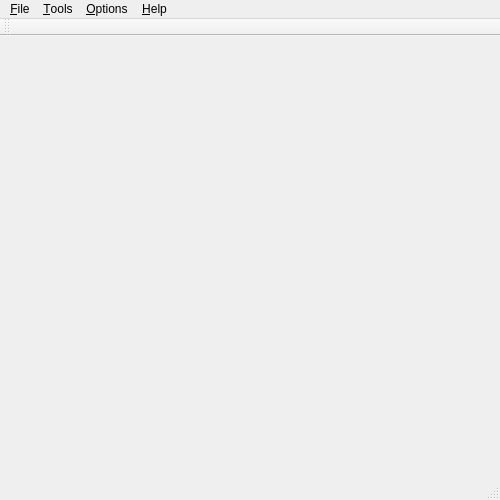
<?xml version="1.0" encoding="UTF-8"?>
<ui version="4.0">
 <class>MainWindow</class>
 <widget class="QMainWindow" name="MainWindow">
  <property name="geometry">
   <rect>
    <x>0</x>
    <y>0</y>
    <width>500</width>
    <height>500</height>
   </rect>
  </property>
  <property name="windowTitle">
   <string/>
  </property>
  <widget class="QWidget" name="centralWidget"/>
  <widget class="QMenuBar" name="menuBar">
   <property name="geometry">
    <rect>
     <x>0</x>
     <y>0</y>
     <width>500</width>
     <height>21</height>
    </rect>
   </property>
   <widget class="QMenu" name="menu_File">
    <property name="title">
     <string>&amp;File</string>
    </property>
    <addaction name="action_New"/>
    <addaction name="action_Open"/>
    <addaction name="action_Save"/>
    <addaction name="action_Save_As"/>
    <addaction name="action_Print"/>
    <addaction name="separator"/>
    <addaction name="action_Exit"/>
   </widget>
   <widget class="QMenu" name="menu_Options">
    <property name="title">
     <string>&amp;Options</string>
    </property>
    <addaction name="action_Pen_Color"/>
    <addaction name="action_Pen_Width"/>
    <addaction name="separator"/>
    <addaction name="action_Resize"/>
   </widget>
   <widget class="QMenu" name="menu_Help">
    <property name="title">
     <string>&amp;Help</string>
    </property>
    <addaction name="action_About"/>
    <addaction name="action_About_Qt"/>
   </widget>
   <widget class="QMenu" name="menu_Tools">
    <property name="title">
     <string>&amp;Tools</string>
    </property>
    <addaction name="action_Pen_Tool"/>
    <addaction name="actionEraser"/>
    <addaction name="action_Line_Tool"/>
    <addaction name="action_Crop_Tool"/>
    <addaction name="actionCircle_Tool"/>
    <addaction name="actionRectangle_Tool"/>
    <addaction name="actionPolygon_Tool"/>
    <addaction name="action_Text_Tool"/>
    <addaction name="action_Fill_Tool"/>
   </widget>
   <addaction name="menu_File"/>
   <addaction name="menu_Tools"/>
   <addaction name="menu_Options"/>
   <addaction name="menu_Help"/>
  </widget>
  <widget class="QToolBar" name="mainToolBar">
   <attribute name="toolBarArea">
    <enum>TopToolBarArea</enum>
   </attribute>
   <attribute name="toolBarBreak">
    <bool>false</bool>
   </attribute>
  </widget>
  <widget class="QStatusBar" name="statusBar"/>
  <action name="action_Open">
   <property name="text">
    <string>&amp;Open...</string>
   </property>
   <property name="shortcut">
    <string>Ctrl+O</string>
   </property>
  </action>
  <action name="action_Exit">
   <property name="text">
    <string>E&amp;xit</string>
   </property>
   <property name="shortcut">
    <string>Ctrl+Q</string>
   </property>
  </action>
  <action name="action_Print">
   <property name="text">
    <string>&amp;Print</string>
   </property>
   <property name="shortcut">
    <string>Ctrl+P</string>
   </property>
  </action>
  <action name="action_Pen_Color">
   <property name="text">
    <string>&amp;Color</string>
   </property>
  </action>
  <action name="action_Pen_Width">
   <property name="text">
    <string>Pen &amp;Width</string>
   </property>
  </action>
  <action name="action_About">
   <property name="text">
    <string>&amp;About</string>
   </property>
  </action>
  <action name="action_About_Qt">
   <property name="text">
    <string>About &amp;Qt</string>
   </property>
  </action>
  <action name="action_Save">
   <property name="text">
    <string>&amp;Save</string>
   </property>
   <property name="shortcut">
    <string>Ctrl+S</string>
   </property>
  </action>
  <action name="action_Save_As">
   <property name="text">
    <string>Save &amp;As</string>
   </property>
   <property name="shortcut">
    <string>Ctrl+A</string>
   </property>
  </action>
  <action name="action_Pen_Tool">
   <property name="text">
    <string>&amp;Pen Tool</string>
   </property>
  </action>
  <action name="action_Line_Tool">
   <property name="text">
    <string>&amp;Line Tool</string>
   </property>
  </action>
  <action name="action_Crop_Tool">
   <property name="text">
    <string>&amp;Crop Tool</string>
   </property>
  </action>
  <action name="action_Text_Tool">
   <property name="text">
    <string>&amp;Text Tool</string>
   </property>
  </action>
  <action name="action_New">
   <property name="text">
    <string>&amp;New</string>
   </property>
   <property name="shortcut">
    <string>Ctrl+N</string>
   </property>
  </action>
  <action name="action_Resize">
   <property name="text">
    <string>&amp;Resize</string>
   </property>
  </action>
  <action name="actionRectangle_Tool">
   <property name="text">
    <string>Rectangle Tool</string>
   </property>
  </action>
  <action name="action_Fill_Tool">
   <property name="text">
    <string>&amp;Fill Tool</string>
   </property>
  </action>
  <action name="actionPolygon_Tool">
   <property name="text">
    <string>Polygon Tool</string>
   </property>
  </action>
  <action name="actionCircle_Tool">
   <property name="text">
    <string>Circle Tool</string>
   </property>
  </action>
  <action name="actionEraser">
   <property name="text">
    <string>Eraser</string>
   </property>
  </action>
 </widget>
 <layoutdefault spacing="6" margin="11"/>
 <resources/>
 <connections>
  <connection>
   <sender>action_Exit</sender>
   <signal>triggered()</signal>
   <receiver>MainWindow</receiver>
   <slot>close()</slot>
   <hints>
    <hint type="sourcelabel">
     <x>-1</x>
     <y>-1</y>
    </hint>
    <hint type="destinationlabel">
     <x>249</x>
     <y>249</y>
    </hint>
   </hints>
  </connection>
 </connections>
</ui>
